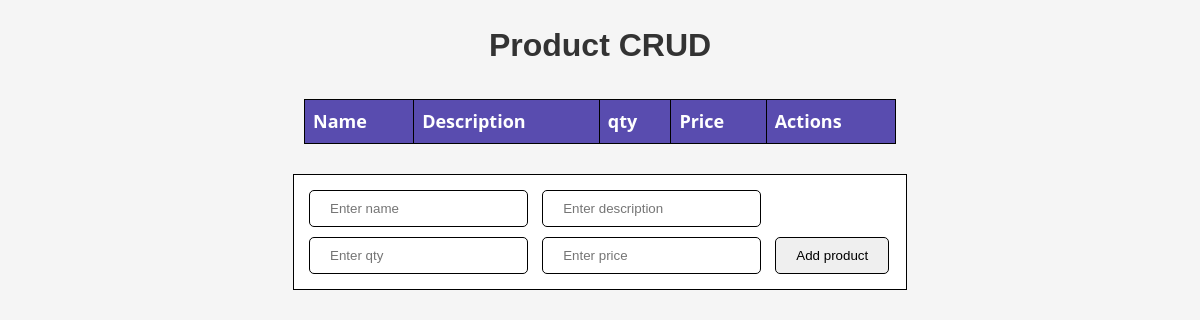
The app's page /, older data.
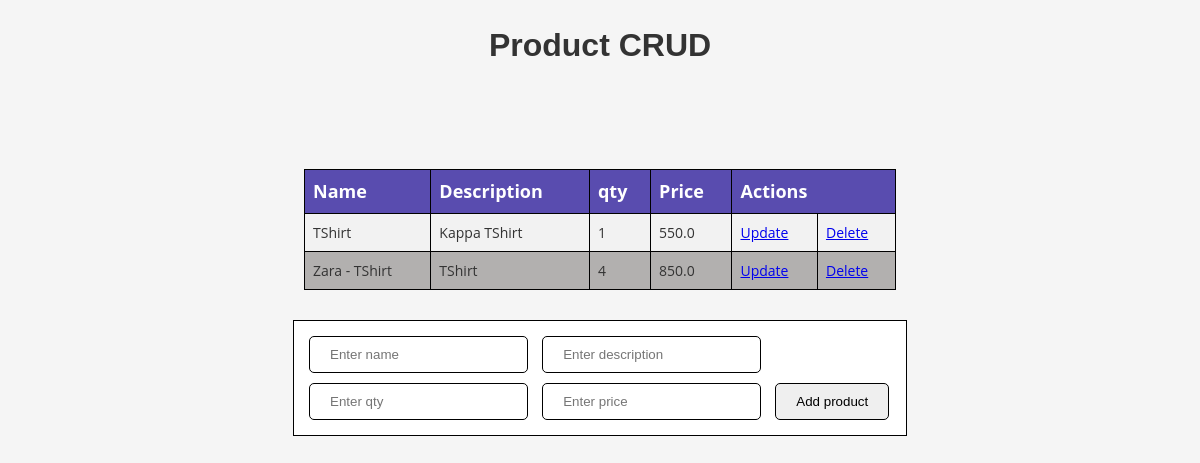
The same page, newer data.
### app.py (models this page shows, shortened)
class Product(db.Model):
    id = db.Column(db.Integer,primary_key = True)
    name = db.Column(db.String(100),unique=True)
    description = db.Column(db.String(200))
    price = db.Column(db.Float)
    qty = db.Column(db.Integer)

### app.py (the view)
@app.route('/',methods=['GET'])
def get():
    all_products = Product.query.all()
    return render_template("index.html",products=all_products)

### templates/index.html (shortened to what this page needs)
<!DOCTYPE html>
<html lang="en">
<head>
    <link rel="stylesheet" href="{{ url_for('static', filename='css/main.css') }}" >
</head>
<body>
    <h1 style="text-align: center;">Product CRUD</h1>
    <table>
        <tr>
            <th>Name</th>
            <th>Description</th>
            <th>qty</th>
            <th>Price</th>
            <th colspan="2">Actions</th>
        </tr>
        {% for product in products %}
        <tr>
            <td>{{product.name}}</td>
            <td>{{product.description}}</td>
            <td>{{product.qty}}</td>
            <td>{{product.price}}</td>
            <td><a href="/product/{{product.id}}">Update</a></td>
            <br />
            <td><a href="/product/{{product.id}}">Delete</a></td>
        </tr>
        {% endfor %}
    </table>
    <form action="/product" method="post">
        <input type="text" name="name" id="name" placeholder="Enter name" />
        <input type="text" name="description" id="description" placeholder="Enter description" />
        <input type="number" name="qty" id="qty" placeholder="Enter qty" />
        <input type="number" name="price" id="price" placeholder="Enter price" />
        <input type="submit" value="Add product" />
    </form>
</body>
</html>

Row changes from the older to the newer data that the page shows:
added Product: name "TShirt", description "Kappa TShirt", qty "1", price "550.0"
added Product: name "Zara - TShirt", description "TShirt", qty "4", price "850.0"
